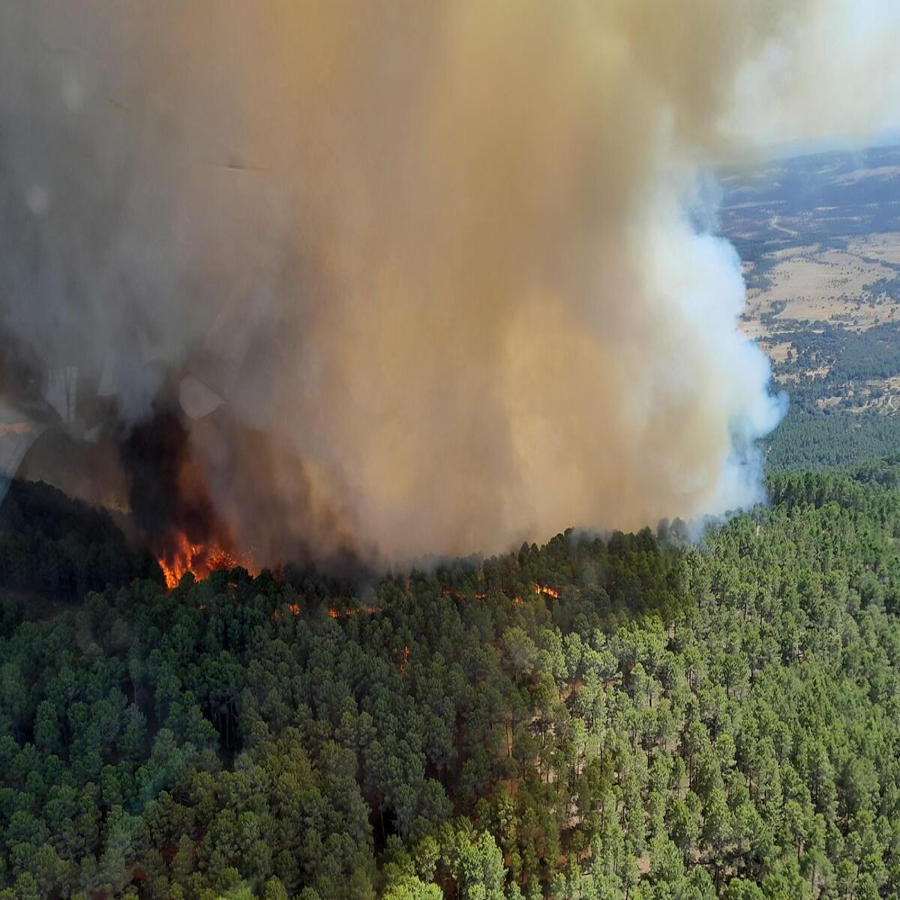
#> input picture weka/imgO/img1.png, 900 x 900 px; its folder holds 4 pictures in this run
$ python bits.py
#> lines starting #> are read from the running program, lines starting #| are printed output that depends on the picture; long printed decimals are rounded; pictures that were not available may be replaced by others from this repository, and a replacement may not be noted
from PIL import Image
import statistics
import glob
import numpy as np
import os

dirO = "imgO/img"
dirM = "imgM/m"
punto = ".png"


#variables de los descriptores
variaMini = 99999999.0
contrMini = 99999999.0
colorMini = 99999999.0
energMini = 99999999.0
variaMax = 0.0
contrMax = 0.0
colorMax = 0.0
energMax = 0.0
clasificador = ""
for posOrig in range(1, 3):
    # Abre la imagen original y recupera sus mascaras
    imgO = Image.open(dirO + str(posOrig) + punto).convert("RGB")
#> imgO is the input picture: PIL image 900x900 RGB; mean R, G, B 111.2, 107, 89.5
    #recupera las mascaras
    direcM = glob.glob(dirM + str(posOrig) + '/*')
    numMascaras = len(direcM)
    #print(numMascaras)
    for i in range(numMascaras):
        #abrimos la mascar
        print(direcM[i])
        imgM = Image.open(direcM[i]).convert("RGB")
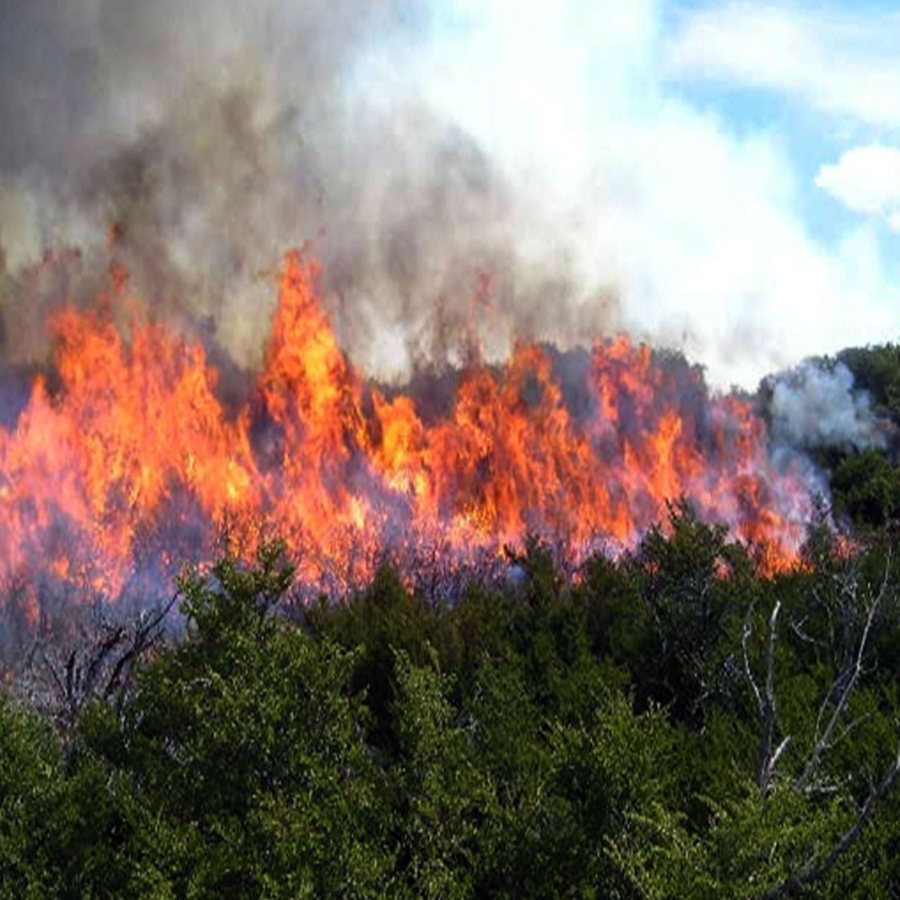
#> input picture weka/imgO/img0.png, 900 x 900 px, given as the content of the folder imgM/m1, which was not available
#> imgM is the input picture: PIL image 900x900 RGB; mean R, G, B 131.8, 116.1, 107.6
        #obtenemos el clasificador
        if os.path.basename(direcM[i]) == 'f.png':
            clasificador = 'fuego'
        elif os.path.basename(direcM[i]) == 'h.png':
            clasificador = 'humo'
        else:
            clasificador = 'no fuego'
        #nombre_archivo = os.path.basename(direcM[i])

        #obtenemos el tamaño de la imagen
        width, height = imgM.size
#> width = 900; height = 900

        #iniciamos nuestros arreglos para los colores
        red = []
        green = []
        blue = []

        #print(imgM)
        #print(imgO)
        for x in range(width):
            for y in range(height):
                if imgM.getpixel((x,y)) == (255,255,255):
                    r, g, b = imgO.getpixel((x, y))
                    red.append(r)
                    green.append(g)
                    blue.append(b)
#> after the loop, blue = 6494 values, max 249 at index 3187, min 103 at index 383, mean 164.9; green = 6494 values, max 228 at index 2373, min 94 at index 3727, mean 168.4; red = 6494 values, max 216 at index 1927, min 70 at index 3547, mean 167.8
        # cargar la imagen en una matriz numpy
        img = np.array(Image.open(dirO + str(posOrig) + punto).convert('L'))
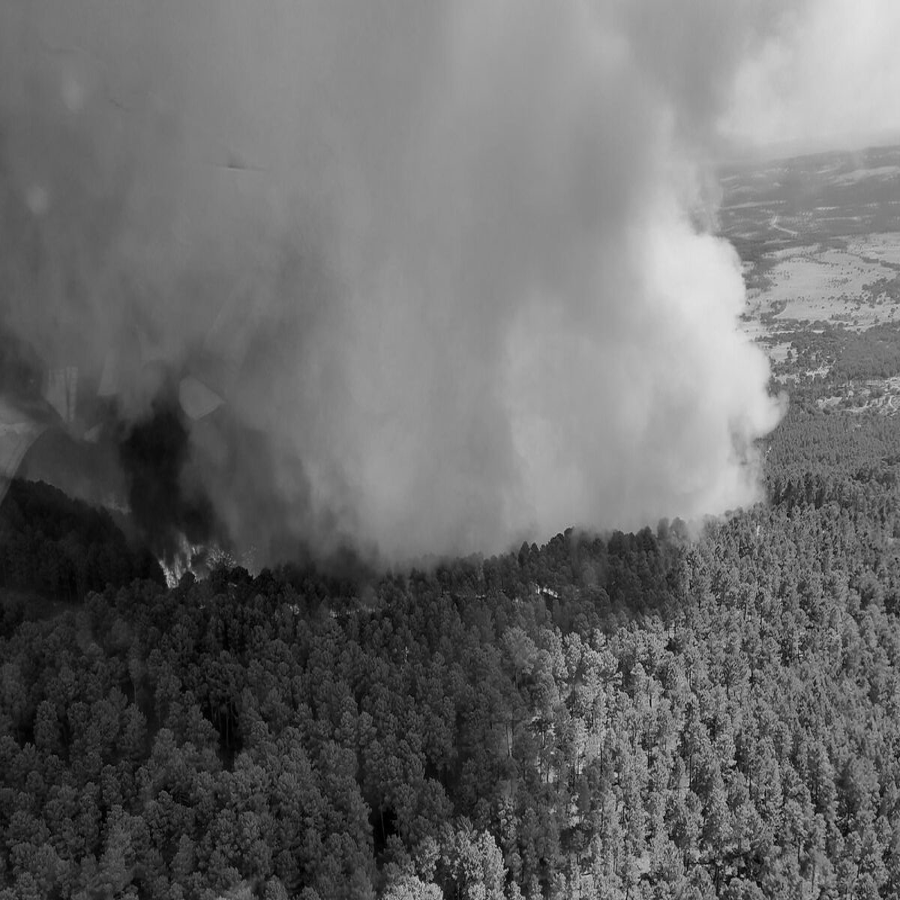
#> img: shape (900, 900); min 0, max 225, mean 106.3
        # cargar la máscara en una matriz numpy
        mask = np.array(Image.open(direcM[i]).convert('L'))
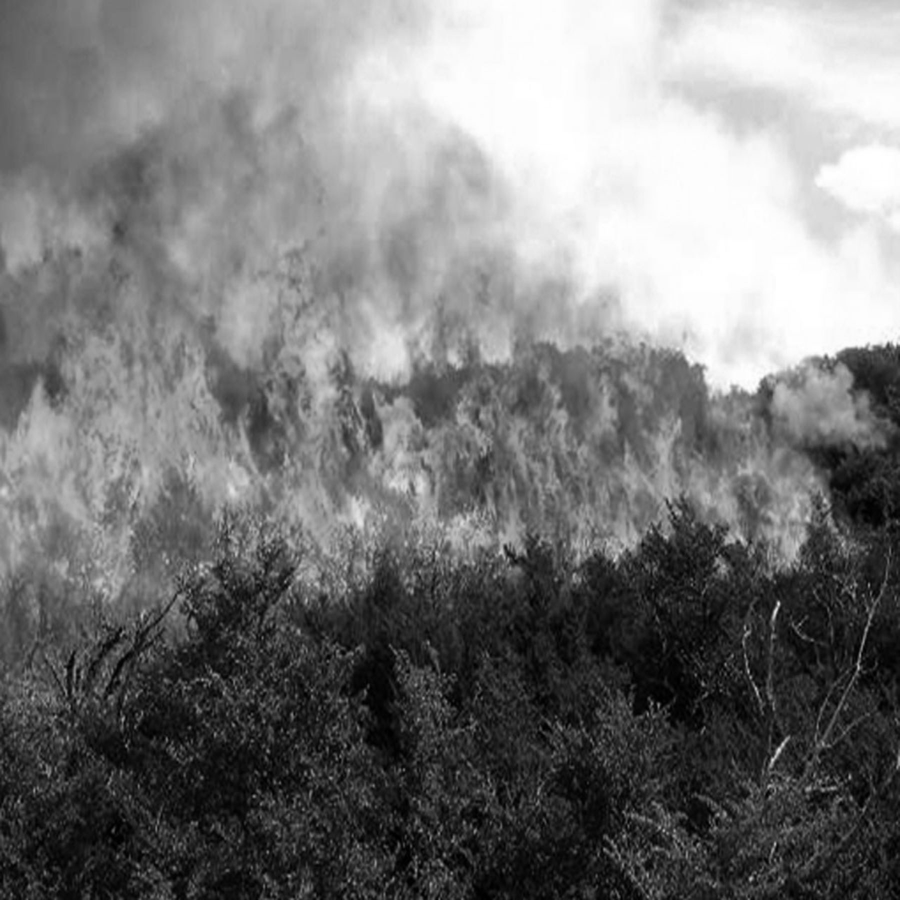
#> mask: shape (900, 900); min 0, max 255, mean 119.8
        # aplicar la máscara a la imagen
        imgMasked = np.ma.masked_array(img, mask=mask)

        #energia
        # Normalizar los valores de los píxeles
        imgNorm = imgMasked / 255.0
        # Elevar al cuadrado los valores de los píxeles normalizados
        imgNormSq = np.square(imgNorm)
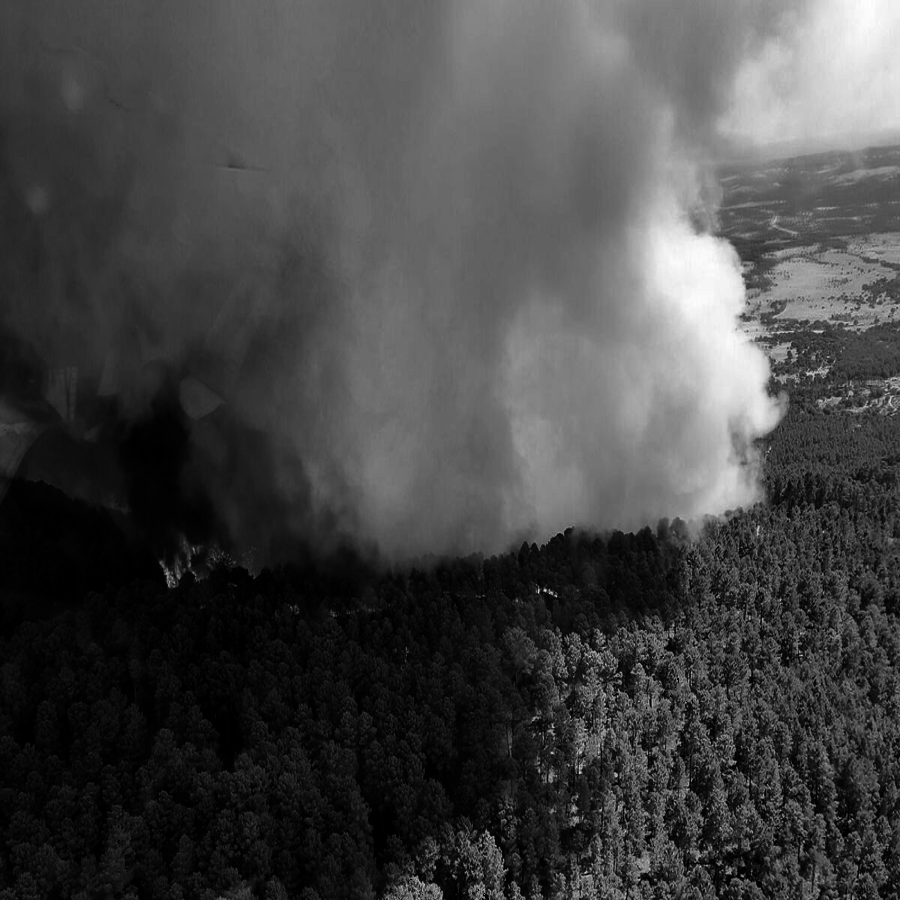
#> imgNormSq: shape (900, 900) float64; min 0, max 50625, mean 13890.6; drawn with min black and max white
        # Calcular la energía total de la imagen
        energia = np.sum(imgNormSq)
#> energia = 13.37

        #varianza
        # calcular la varianza de la imagen en los píxeles que están dentro de la máscara
        variance = np.ma.var(imgNorm)
#> variance = 0.024

        # Calcular la desviación estándar de los valores de píxeles
        deviacion = np.std(imgMasked)
#> deviacion = 39.49

        # Calcular el contraste como el valor máximo menos el valor mínimo dividido por la desviación estándar
        contraste= (np.max(imgNorm) - np.min(imgNorm)) / deviacion
#> contraste = 0.0166


        # Crear el histograma de la imagen
        # hist, bins = np.histogram(imgMasked, bins=256)
        mediaRed = np.mean(red)
#> mediaRed = 167.8
        mediaGreen = np.mean(green)
#> mediaGreen = 168.4
        mediaBlue = np.mean(blue)
#> mediaBlue = 164.9

        #color
        if mediaRed > colorMax:
            colorMax = mediaRed
#> colorMax = 167.8
        if mediaGreen > colorMax:
            colorMax = mediaGreen
#> colorMax = 168.4
        if mediaBlue > colorMax:
            colorMax = mediaBlue
        if mediaRed < colorMini:
            colorMini = mediaRed
#> colorMini = 167.8
        if mediaGreen < colorMini:
            colorMini = mediaGreen
        if mediaBlue < colorMini:
            colorMini = mediaBlue
#> colorMini = 164.9

        #contraste
        if contrMax < contraste:
            contrMax = contraste
#> contrMax = 0.0166
        if contrMini > contraste:
            contrMini = contraste
#> contrMini = 0.0166

        #varianza
        if variaMax < variance:
            variaMax = variance
#> variaMax = 0.024
        if variaMini > variance:
            variaMini = variance
#> variaMini = 0.024

        #energia
        if energMax < energia:
            energMax = energia
#> energMax = 13.37
        if energMini > energia:
            energMini = energia
#> energMini = 13.37
        print("la media del rojo es de : " + str(mediaRed))
#| la media del rojo es de : 167.825
        print("la media del verde es de : " + str(mediaGreen))
#| la media del verde es de : 168.353
        print("la media del azul es de : " + str(mediaBlue))
#| la media del azul es de : 164.949
        print("la energia total es de : " + str(energia))
#| la energia total es de : 13.370
        print("el contraste es de : " + str(contraste))
#| el contraste es de : 0.01658
        print("la varianza es de : " + str(variance))
#| la varianza es de : 0.02398
        print("y es de clase : " + str(clasificador))
        print("")
        print("")
print("valores media del color : " + str(colorMax) + " " + str(colorMini))
#| valores media del color : 255.0 164.949
print("valores media del contraste : " + str(contrMax) + " " + str(contrMini))
#| valores media del contraste : 0.01658 0.01658
print("valores media del varianza : " + str(variaMax) + " " + str(variaMini))
#| valores media del varianza : 0.02398 0.0
print("valores media del energia : " + str(energMax) + " " + str(energMini))
#| valores media del energia : 13.370 0.0
